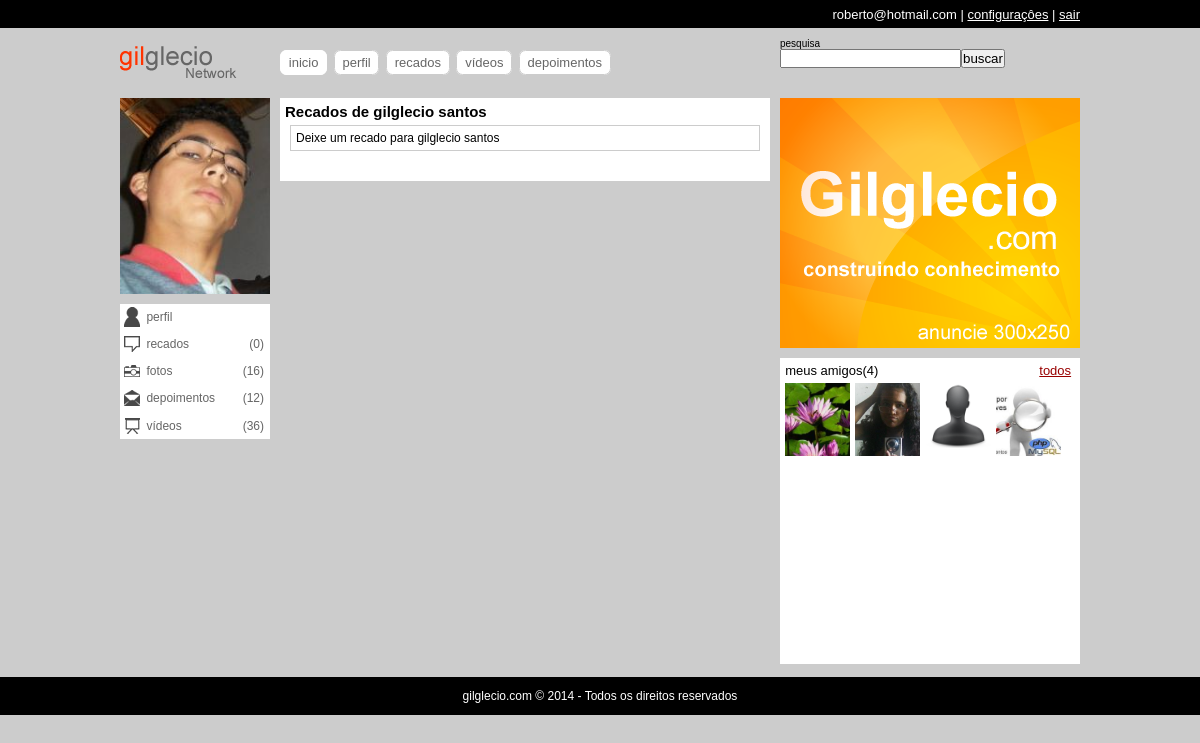
Page /recados.php?uid=1 (signed in) on the committed database.
### tables this page shows
CREATE TABLE IF NOT EXISTS `usuarios` (
  `id` int(11) NOT NULL AUTO_INCREMENT,
  `email` varchar(64) NOT NULL,
  `senha` varchar(128) NOT NULL,
  `nome` varchar(32) NOT NULL,
  `sobrenome` varchar(64) NOT NULL,
  `nascimento` date NOT NULL,
  `sexo` varchar(10) NOT NULL,
  `imagem` varchar(128) DEFAULT NULL,
  `status` int(1) NOT NULL DEFAULT '0',
  `cadastro` date NOT NULL,
  `nivel` int(1) NOT NULL DEFAULT '0',
  PRIMARY KEY (`id`)
);

### classes/DB.class.php (called while the page is built, shortened)
<?php
	class DB{
		private static $conn;
		static function getConn(){
			if(is_null(self::$conn)){
				self::$conn = new PDO('mysql:host=localhost;dbname=aularedesocial','root','');
				self::$conn->setAttribute(PDO::ATTR_ERRMODE,PDO::ERRMODE_EXCEPTION);
			}
			return self::$conn;
		}
	}

### classes/Amisade.class.php (called while the page is built, shortened)
<?php
	class Amisade extends DB{
		static function list_amigos($idExtrangeiro){
			$selAmigos= self::getConn()->prepare('SELECT u.id, u.nome, u.sobrenome, u.imagem FROM usuarios u INNER JOIN amisade a ON (((u.id=a.de) AND (a.para=?)) OR ((u.id=a.para) AND (a.de=?))) AND a.status=1');
			$selAmigos->execute(array($idExtrangeiro,$idExtrangeiro));
			$d['num'] = $selAmigos->rowCount();
			$d['dados'] = $selAmigos->fetchAll();
			return $d;
		}
		static function strIdAmigos($amigos){
			$ids = array();
			foreach ($amigos as $value) {
				array_push($ids, $value['id']);
			}
			return implode(',', $ids);
		}
	}

### includes/form_recados.php (the view, shortened to what this page needs)
<div id="dexar-recados">
    <?php $txt_for_recado = ($idDaSessao<>$idExtrangeiro) ? 'Deixe um recado para '.$user_fullname : 'Deixe um recado para seus amigos' ;
	?>
    <div id="recadoinput"><?php echo  $txt_for_recado; ?></div>
</div>

### includes/amigos.php
<div class="blocos" id="publicidade">
    <img src="midias/banner.png" />
</div>
<div class="blocos" id="meus-amigos">
    <span>meus amigos(<?php echo $list_amigos['num'] ?>) <a href="#">todos</a></span>
    <ul>
    	<?php
		if($list_amigos['num']>0){
			foreach($list_amigos['dados'] as $resAmigos){
				echo '<li><span><a href="perfil.php?uid='.$resAmigos[0].'"><img src="uploads/usuarios/'.user_img($resAmigos[3]).'" alt="" title="'.$resAmigos[1].' '.$resAmigos[2].'" /></a></span></li>';
			}
		}else{
			echo 'Você não tem amigos';
		}
		?>
    </ul>
</div>

### estilos/template.css (style rules this page uses)
* { margin:0; padding:0; }
body { background:#CCC; font:62.5% "Trebuchet MS", Arial, Helvetica, sans-serif; text-align:center; }
img { display:block; }
a { color:#900; }
div#dexar-recados { padding:0.5em; width:auto; overflow:hidden; }
div.blocos { width:100%; min-height:50px; margin-bottom:1em; clear:both; background:#fff; }
div#content .blocos { width:auto; }
div#recadoinput { padding:5px; font:12px Arial, Helvetica, sans-serif; border:1px solid #CCC; }
div#meus-amigos { padding:0.2em; overflow:hidden; font-size:1.3em; }
div#meus-amigos span { width:97%; display:block; padding:0.2em; }
div#meus-amigos span a { float:right; }
div#meus-amigos ul { width:298px; height:281px; overflow-y:scroll; list-style:none; }
div#meus-amigos ul li { display:inline; float:left; }
div#meus-amigos ul li span { width:65px; height:70px; overflow:hidden; }
div#meus-amigos ul li img { width:100%; }

### rows in the picture
usuarios: imagem (picture)
usuarios: imagem (picture)
usuarios: shows a picture
usuarios: imagem (picture)

### other values in the picture
$_SESSION['socialbigui_usuario'] "roberto@hotmail.com"
$recados['num'] "0"
Albuns::totalFotos($idExtrangeiro) "16"
$user_fullname "gilglecio santos"
$txt_for_recado "Deixe um recado para gilglecio santos"
$list_amigos['num'] "4"
